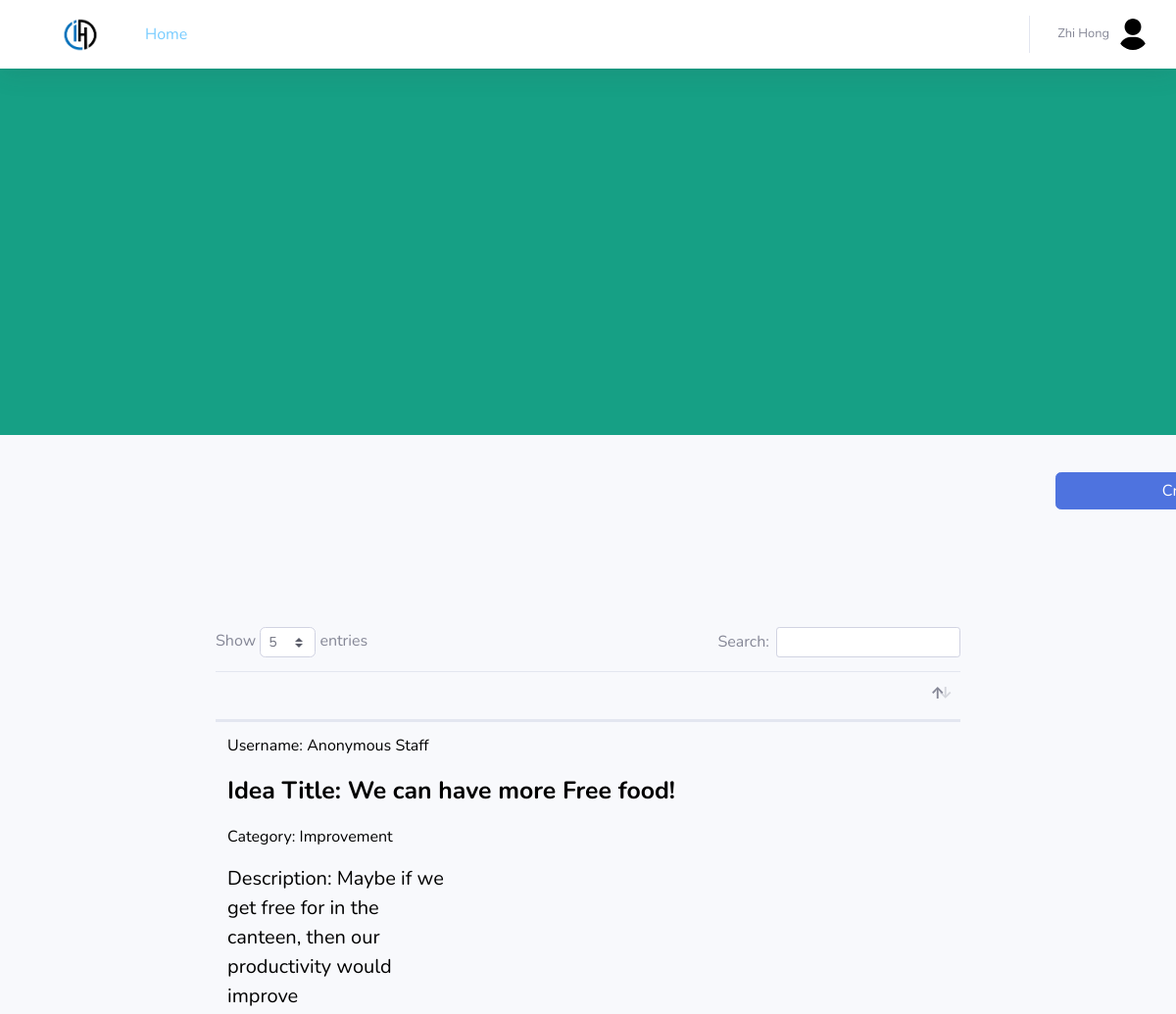
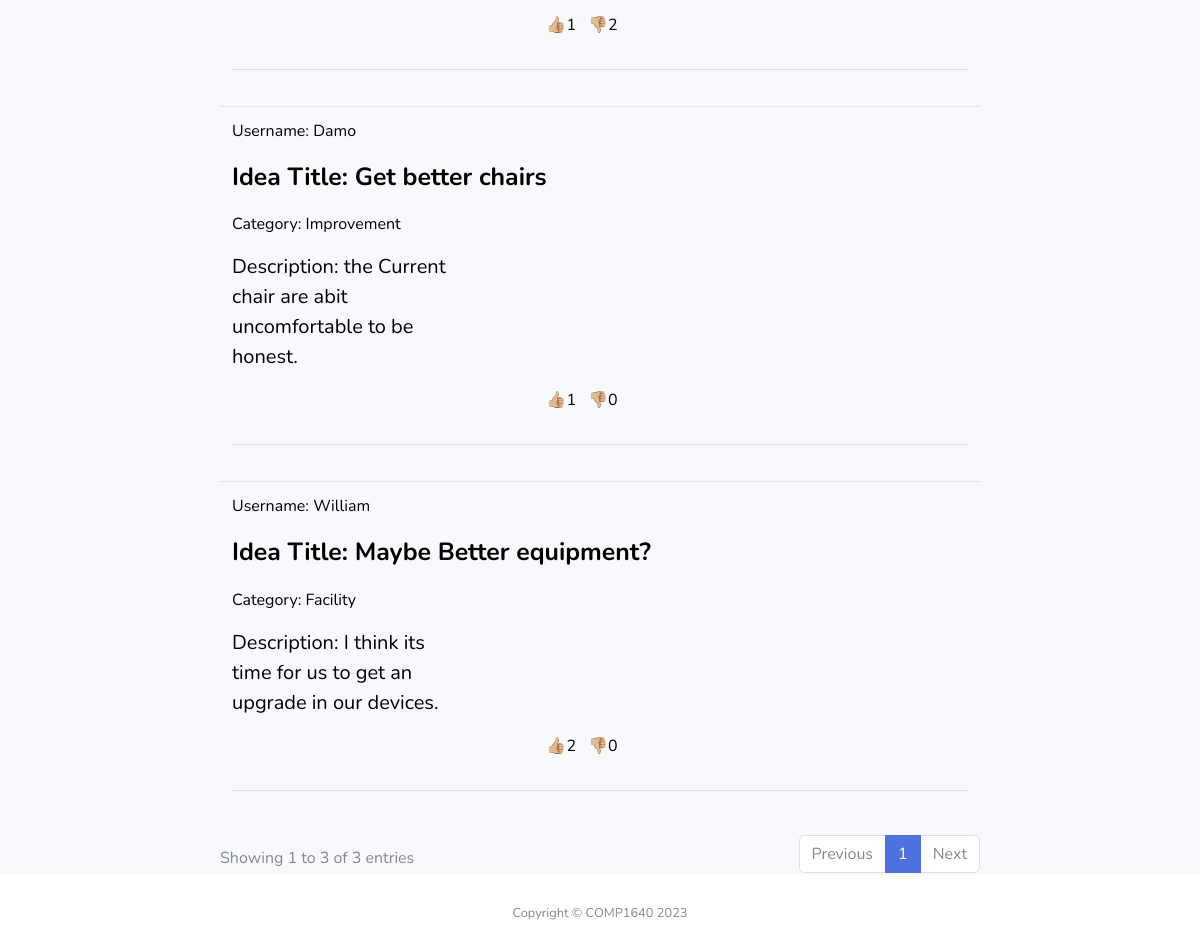
Page /COMP1640/Homepage.php (signed in) on the committed database (2 pictures, top to bottom).
### tables this page shows
CREATE TABLE `idea_table` (
  `ideaID` int(11) NOT NULL,
  `ideaTitle` varchar(255) NOT NULL,
  `ideaDesc` varchar(255) NOT NULL,
  `agreeTnc` tinyint(1) NOT NULL,
  `cateID` int(11) NOT NULL,
  `userID` int(11) NOT NULL,
  `startDate` date NOT NULL,
  `endDate` date NOT NULL,
  `finalClosureDate` date NOT NULL,
  `anoymous` tinyint(1) NOT NULL,
  `topicID` int(11) NOT NULL
);

CREATE TABLE `user_table` (
  `userID` int(10) NOT NULL,
  `userName` varchar(50) NOT NULL,
  `userEmail` varchar(50) NOT NULL,
  `userContact` varchar(50) NOT NULL,
  `role` enum('Staff','Quality Assurance Coordinator','Quality Assurance Manager','Admin') NOT NULL,
  `password` varchar(50) NOT NULL,
  `department` enum('Student Affair','Bursary','Information Technology','Business','Tourism and Hospitality Management') NOT NULL
);

CREATE TABLE `category_table` (
  `cateID` int(11) NOT NULL,
  `cateName` varchar(255) NOT NULL,
  `dateCreated` timestamp NOT NULL DEFAULT current_timestamp() ON UPDATE current_timestamp(),
  `userID` int(11) NOT NULL
);

### COMP1640/PHP_GetDataFromDB.php (called while the page is built, shortened)
<?php
    include('includes/dbconnect.php');
    $getIdeaQuery = "SELECT * FROM idea_table AS i INNER JOIN category_table AS c ON i.cateID = c.cateID
    INNER JOIN user_table AS u ON i.userID = u.userID INNER JOIN topic_table AS t ON i.topicID = t.topicID ORDER BY ideaID DESC";
    $getIdea = mysqli_query($conn, $getIdeaQuery);
    $showIdeas = mysqli_fetch_all($getIdea, MYSQLI_ASSOC);
?>

### COMP1640/PHP_Like.php (called while the page is built, shortened)
<?php
    include("includes/dbconnect.php");
    function getLikes($id)
    {
        global $conn;
        $sql = "SELECT COUNT(*) FROM like_table
                WHERE ideaID = $id AND likeDislike='like'";
        $rs = mysqli_query($conn, $sql);
        $result = mysqli_fetch_array($rs);
        return $result[0];
    }
    function getDislikes($id)
    {
        global $conn;
        $sql = "SELECT COUNT(*) FROM like_table
                WHERE ideaID = $id AND likeDislike='dislike'";
        $rs = mysqli_query($conn, $sql);
        $result = mysqli_fetch_array($rs);
        return $result[0];
    }
?>

### COMP1640/Homepage.php (the view, shortened to what this page needs)
<?php
    include('PHP_Like.php');
    include('includes/userHeader.php');
?>
<div class="container-fluid" >
        <div class="bg-lg" >
            <div class="bg-overlay" style="background-color: #16a085; opacity: 1.0;">
            </div>
            <div class="bg-title">
                <img src= "img\IH_Logo_2.png" width="300" height="225" style="margin-top: -50px; margin-left: -400px;"/>
            </div>
        </div>
        <div class="row">
            <div class="col-lg-8 col-md-10 mx-auto" style="text-align:right; margin-top:50px;">
                <div class="row">
                    <div class="col-xl-2 col-lg-2 col-sm-0">
                    <?php if(isset($_SESSION['username'])): ?>
                        <div>
                            <button type="button" class="btn btn-primary btn-sticky" data-toggle="modal" data-target="#createIdeaModal" style="margin: -102px -1050px 10px 0; width:300px;">Create Idea</button>
                        </div>
                    <?php endif; ?>
                    </div>
                </div>
            </div>
        </div>
<br>
<br>
<br>
<div class="row">
    <div class="col-lg-8 col-md-10 mx-auto">
    <div class="table-responsive">
    <table class="table" id="dataTable" width="100%" cellspacing="0">
    <thead>
        <tr>
            <th> </th>
        </tr>
    </thead>
    <tbody>
        <?php foreach ($showIdeas as $idea): ?>
            <tr><td>
            <div class="idea mb-4">
                <a class="idea-tag" href="<?php
                if(isset($_SESSION['username']) )
                {
                        echo 'ideaDetail.php?id=' . $idea['ideaID'];
                }
                ?>">
                <div class="abc">
                    <?php if($idea['anoymous'] == 0): ?>
                        <p style="font-size: 1rem;">Username: <?php echo $idea['userName'] ?></p>
                    <?php elseif($idea['anoymous'] == 1): ?>
                        <p style=" bold;font-size: 1rem;">Username: Anonymous Staff</p>
                    <?php endif; ?>
                    <p style="font-weight: bold;font-size: 1.55rem;">Idea Title: <?php echo $idea['ideaTitle']?></p>
                    <div class="row">
                        <div class="col-lg-4">
                            <p style="font-size: 1rem;">Category: <?php echo $idea['cateName'] ?></p>
                            <p style="font-size: 1.25rem;">Description: <?php echo $idea['ideaDesc']?></p>
                        </div>
                        <div class="row col-lg-12">
                            <div class="col-lg-6" style="text-align: end;">
                                <p style="font-size: 1rem;">👍🏼<?php echo getLikes($idea['ideaID']); ?></p>
                            </div>
                            <div class="col-lg-" style="text-align: end;">
                                <p style="font-size: 1rem;">👎🏼<?php echo getDislikes($idea['ideaID']); ?></p>
                            </div>
                        </div>
                    </div>
                </div>
                <hr>
                </a>
            </div>
            </td></tr>
        <?php endforeach ?>
    </tbody>
    </table>
    </div>
    </div>
</div>
</div>
<?php
include('includes/userFooter.php')
?>

### COMP1640/css/custom.css (style rules this page uses)
.bg-lg { background-color: #16a085; height: 50vh; margin: -50px -50px 50px -50px; }
.bg-overlay { height: 100%; width: 100%; background-color: #16a085; opacity: .5; }
.bg-title { text-align: center; color: white; margin-top: -30vh; z-index: 1; position: relative; }
.btn-sticky { background:white; width: 150px; border-top-left-radius: 0; border-bottom-left-radius: 0; }
.idea-tag { color:black; transition: all .2s; }

### rows in the picture
idea_table: userID.userName "Damo", ideaTitle "Get better chairs", cateID.cateName "Improvement", ideaDesc "the Current chair are abit uncomfortable to be honest.", ideaID "1", ideaID "0"
idea_table: userID.userName "William", ideaTitle "Maybe Better equipment?", cateID.cateName "Facility", ideaDesc "I think its time for us to get an upgrade in our devices.", ideaID "2", ideaID "0"
idea_table: anoymous "Username: Anonymous Staff", ideaTitle "We can have more Free food!", cateID.cateName "Improvement", ideaDesc "Maybe if we get free for in the canteen, then our productivity would improve", ideaID "1", ideaID "2"

### other values in the picture
$_SESSION['username'] "Zhi Hong"
